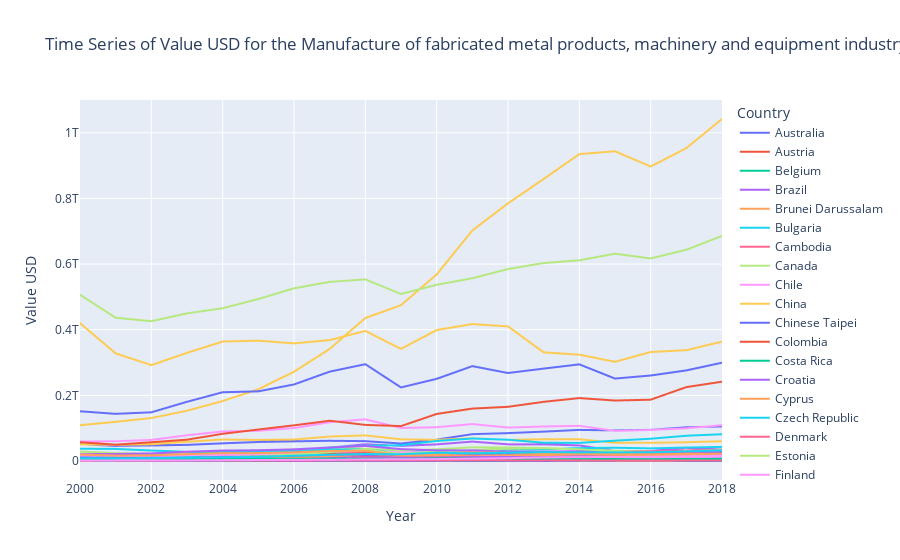
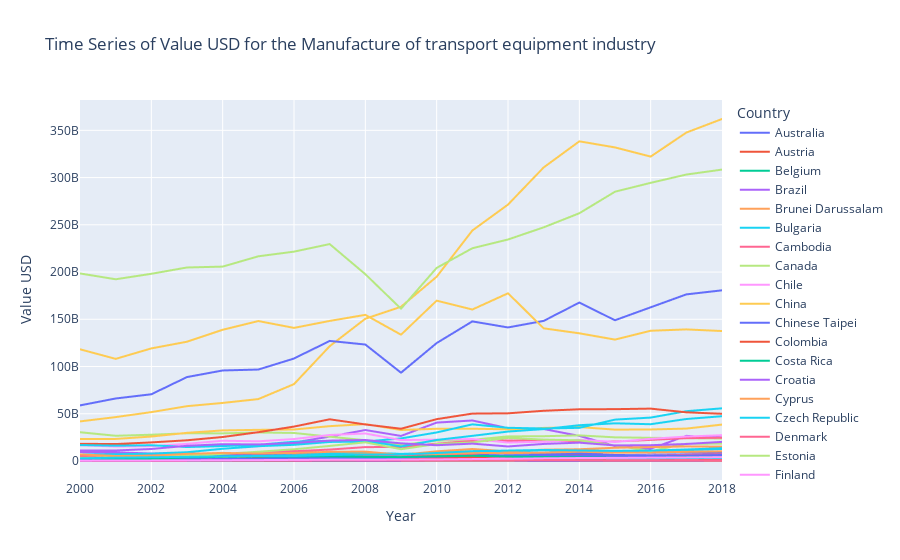
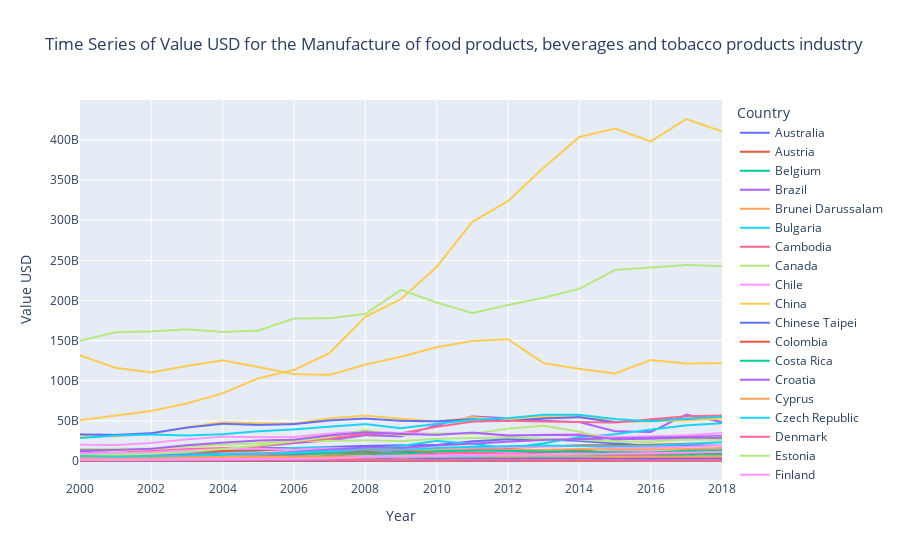
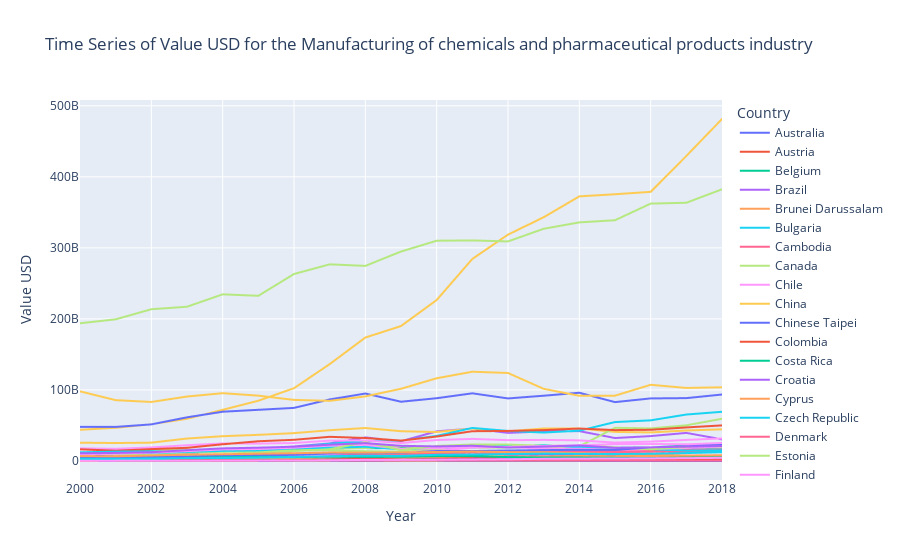

The notebook cell these images were saved under, in order:
### Markdown cell above
As we can clearly see, the Manufacture of fabricated metal products, machinery and equipment (J) has the highest value in most of the top countries by a significant margin. The other top industries in general order are:

- Manufacture of Transport equipment (K)
- Manfacture of food products, beverages and tobacco products (A)
- Manufacturing of chemicals and pharmaceutical products (F)
- Manufacture of basic metals (I)

Lets have a look at these 5 and see how they have developed over the years.

### Code cell
# Filter the data for the required Ind Codes
ind_codes = ['J', 'K', 'A', 'F', 'I']
filtered_df = df_eng_final[df_eng_final['Ind Code'].isin(ind_codes)]

# Create a time series plot for each Ind Code using plotly
for ind_code in ind_codes:
    industry = filtered_df[filtered_df['Ind Code'] == ind_code]['Industry'].unique()[0]
    fig = px.line(filtered_df[filtered_df['Ind Code'] == ind_code], x='Year', y='Value USD', color='Country',
                  title=f'Time Series of Value USD for the {industry} industry')
    fig.show()
